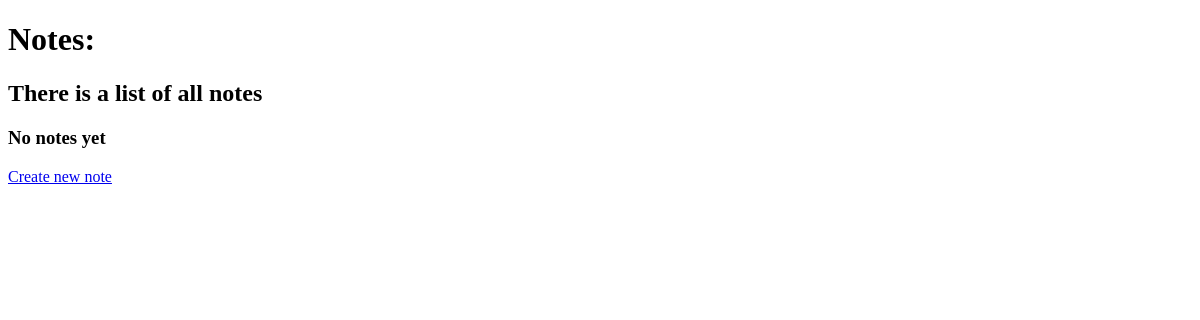
The page /list/ on the database as committed earlier.
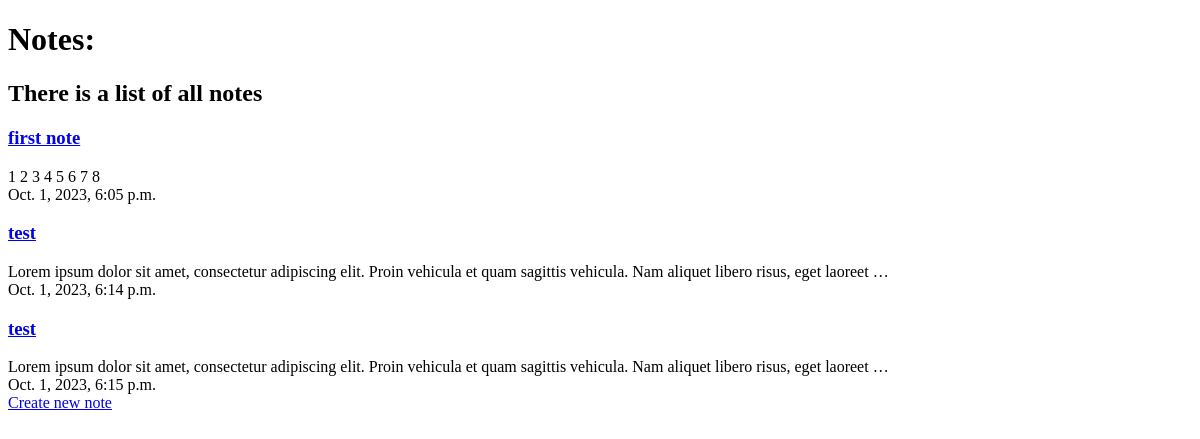
The same page on the database as committed later.
### simple_app/models.py (models this page shows)
class Note(models.Model):
    created_at = models.DateTimeField(auto_now_add=True)
    label = models.TextField(null=False, blank=True, max_length=255)
    text = models.TextField(null=False, blank=True)
    archived = models.BooleanField(default=False)

### simple_app/views.py (the view)
# urls.py: path("list/", NotesListView.as_view(), name="notes_list"),
class NotesListView(ListView):
    template_name = "simple_app/notes_list.html"
    context_object_name = "notes"
    queryset = Note.objects.filter(archived=False)

### simple_app/templates/simple_app/notes_list.html (shortened to what this page needs)
{% extends 'simple_app/base.html' %}
{% block body %}
    <h1>Notes:</h1>
    <h2>There is a list of all notes</h2>
    {% if notes %}
        <div>
            {% for note in notes %}
                <div>
                    <h3>
                        <a href="{% url 'simple_app:note_detail' pk=note.pk %}">{{ note.label }}</a>
                    </h3>
                    <div>
                      {{ note.text|truncatewords:20 }} <br> {{ note.created_at }}
                    </div>
                </div>
            {% endfor %}
        </div>
    {% else %}
        <h3>No notes yet</h3>
    {% endif %}
        <div>
            <a href="{% url 'simple_app:note_create' %}"
            >Create new note</a>
        </div>
{% endblock %}

Rows that differ between the two databases and show on the page:
added Note: label "first note", text "1 2 3 4 5 6 7 8", created_at "Oct. 1, 2023, 6:05 p.m."
added Note: label "test", text "Lorem ipsum dolor sit amet, consectetur adipiscing elit. Proin vehicula et quam sagittis vehicula. Nam aliquet libero risus, eget laoreet …", created_at "Oct. 1, 2023, 6:14 p.m."
added Note: label "test", text "Lorem ipsum dolor sit amet, consectetur adipiscing elit. Proin vehicula et quam sagittis vehicula. Nam aliquet libero risus, eget laoreet …", created_at "Oct. 1, 2023, 6:15 p.m."
Other text that changed with them:
text no longer shown: "No notes yet"
